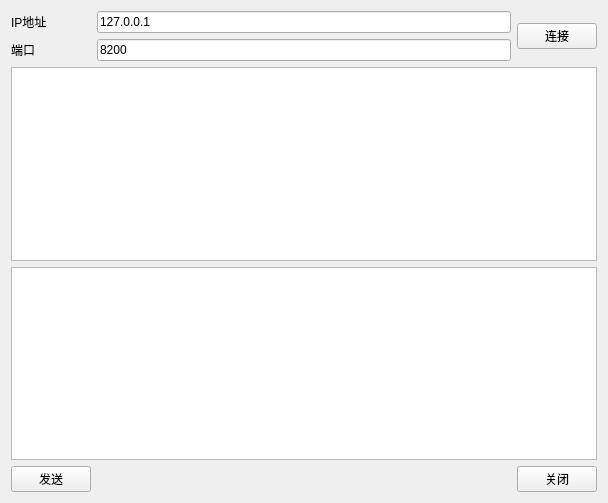
<?xml version="1.0" encoding="UTF-8"?>
<ui version="4.0">
 <class>MyTcpClientWidget</class>
 <widget class="QWidget" name="MyTcpClientWidget">
  <property name="geometry">
   <rect>
    <x>0</x>
    <y>0</y>
    <width>608</width>
    <height>503</height>
   </rect>
  </property>
  <property name="windowTitle">
   <string>MyTcpClientWidget</string>
  </property>
  <layout class="QGridLayout" name="gridLayout">
   <item row="0" column="0">
    <widget class="QLabel" name="label">
     <property name="text">
      <string>IP地址</string>
     </property>
    </widget>
   </item>
   <item row="0" column="1" colspan="2">
    <widget class="QLineEdit" name="IpLineEdit">
     <property name="text">
      <string>127.0.0.1</string>
     </property>
    </widget>
   </item>
   <item row="0" column="3" rowspan="2">
    <widget class="QPushButton" name="connectBtn">
     <property name="text">
      <string>连接</string>
     </property>
    </widget>
   </item>
   <item row="1" column="0">
    <widget class="QLabel" name="label_2">
     <property name="text">
      <string>端口</string>
     </property>
    </widget>
   </item>
   <item row="1" column="1" colspan="2">
    <widget class="QLineEdit" name="portLineEdit">
     <property name="text">
      <string>8200</string>
     </property>
    </widget>
   </item>
   <item row="4" column="0">
    <widget class="QPushButton" name="sendBtn">
     <property name="text">
      <string>发送</string>
     </property>
    </widget>
   </item>
   <item row="4" column="1">
    <spacer name="horizontalSpacer">
     <property name="orientation">
      <enum>Qt::Horizontal</enum>
     </property>
     <property name="sizeHint" stdset="0">
      <size>
       <width>419</width>
       <height>20</height>
      </size>
     </property>
    </spacer>
   </item>
   <item row="2" column="0" colspan="4">
    <widget class="QTextEdit" name="recvTextEdit">
     <property name="readOnly">
      <bool>true</bool>
     </property>
    </widget>
   </item>
   <item row="3" column="0" colspan="4">
    <widget class="QTextEdit" name="sendTextEdit"/>
   </item>
   <item row="4" column="3">
    <widget class="QPushButton" name="closeBtn">
     <property name="text">
      <string>关闭</string>
     </property>
    </widget>
   </item>
  </layout>
 </widget>
 <layoutdefault spacing="6" margin="11"/>
 <resources/>
 <connections/>
</ui>
